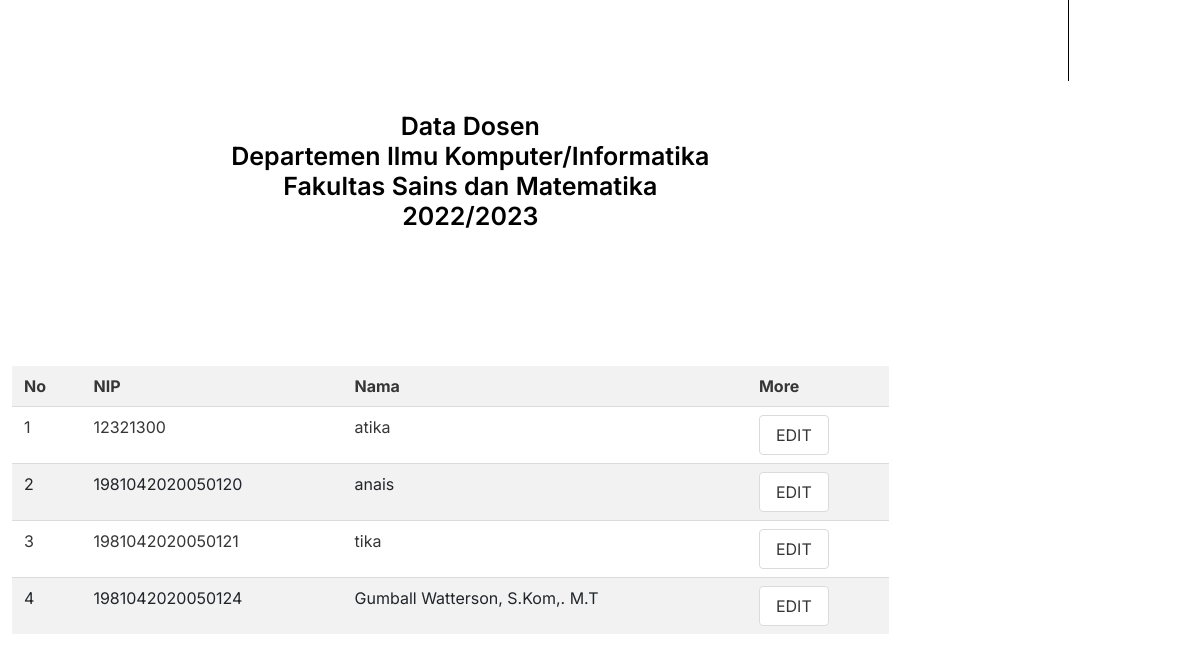
The page /srs18.php (lower part) on the database as committed earlier.
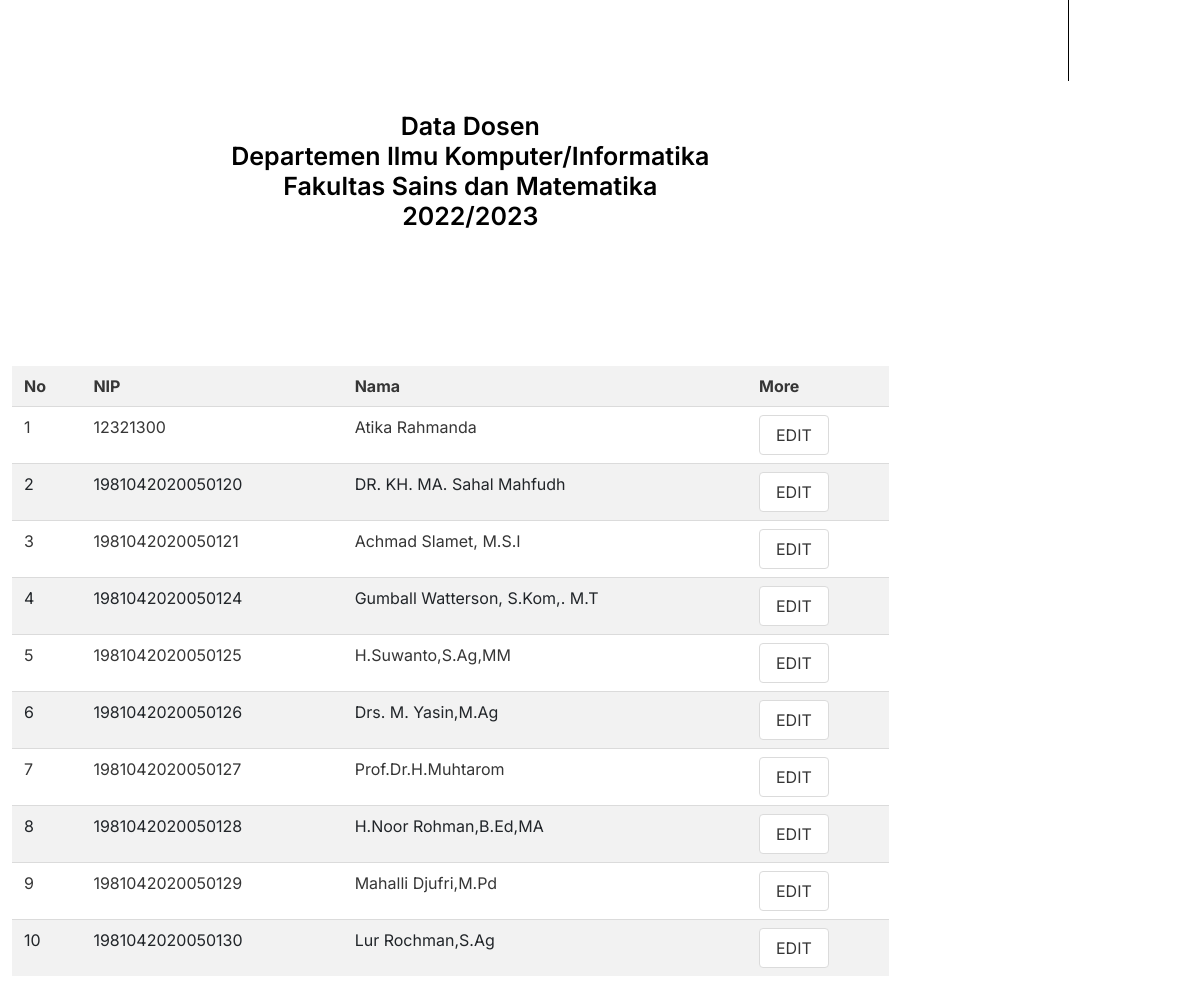
The same page on the database as committed later.
### tables this page shows
CREATE TABLE `dosen` (
  `nip` varchar(16) NOT NULL,
  `nama` varchar(100) NOT NULL,
  `email` varchar(50) NOT NULL,
  `alamat` varchar(50) NOT NULL,
  `no_hp` varchar(15) NOT NULL,
  `foto` varchar(100) NOT NULL
);

### srs18.php (the view, shortened to what this page needs)
  <div class="row">
    <div class="col-sm">
    <?php include 'navbardepartemen.php' ?>
    </div>
    <div class="col-10">
<div class="roq">
    <div class="batas" style="text-align: center;font-size: 25px;font-weight: 200;">
        <h2>Data Dosen  <br>
            Departemen Ilmu Komputer/Informatika <br>
            Fakultas Sains dan Matematika <br>
            2022/2023</h2> <br>
    </div>
</div>
<form action="" method="post">
  <table class="table table-striped">
    <tr>
      <th>No</th>
      <th>NIP</th>
      <th>Nama</th>
      <th>More</th>
    </tr>
    <?php
    $no = 1;
    $data = mysqli_query($db,"select * from dosen");
    while($d = mysqli_fetch_array($data)){
        ?>
        <tr>
          <td><?php echo $no++; ?></td>
          <td><?php echo $d['nip']; ?></td>
          <td><?php echo $d['nama']; ?></td>
          <td>
            <a class="button" href="edit.php?nip=<?php echo $d['nip']; ?>">EDIT</a>
          </td>
                  </tr>
                  <?php } ?>
  </table>
  </form>

Rows that differ between the two databases and show on the page:
changed dosen id 12321300: nama "atika" → "Atika Rahmanda"
changed dosen id 1981042020050120: nama "anais" → "DR. KH. MA. Sahal Mahfudh"
changed dosen id 1981042020050121: nama "tika" → "Achmad Slamet, M.S.I"
added dosen: nip "1981042020050125", nama "H.Suwanto,S.Ag,MM"
added dosen: nip "1981042020050126", nama "Drs. M. Yasin,M.Ag"
added dosen: nip "1981042020050127", nama "Prof.Dr.H.Muhtarom"
added dosen: nip "1981042020050128", nama "H.Noor Rohman,B.Ed,MA"
added dosen: nip "1981042020050129", nama "Mahalli Djufri,M.Pd"
added dosen: nip "1981042020050130", nama "Lur Rochman,S.Ag"
